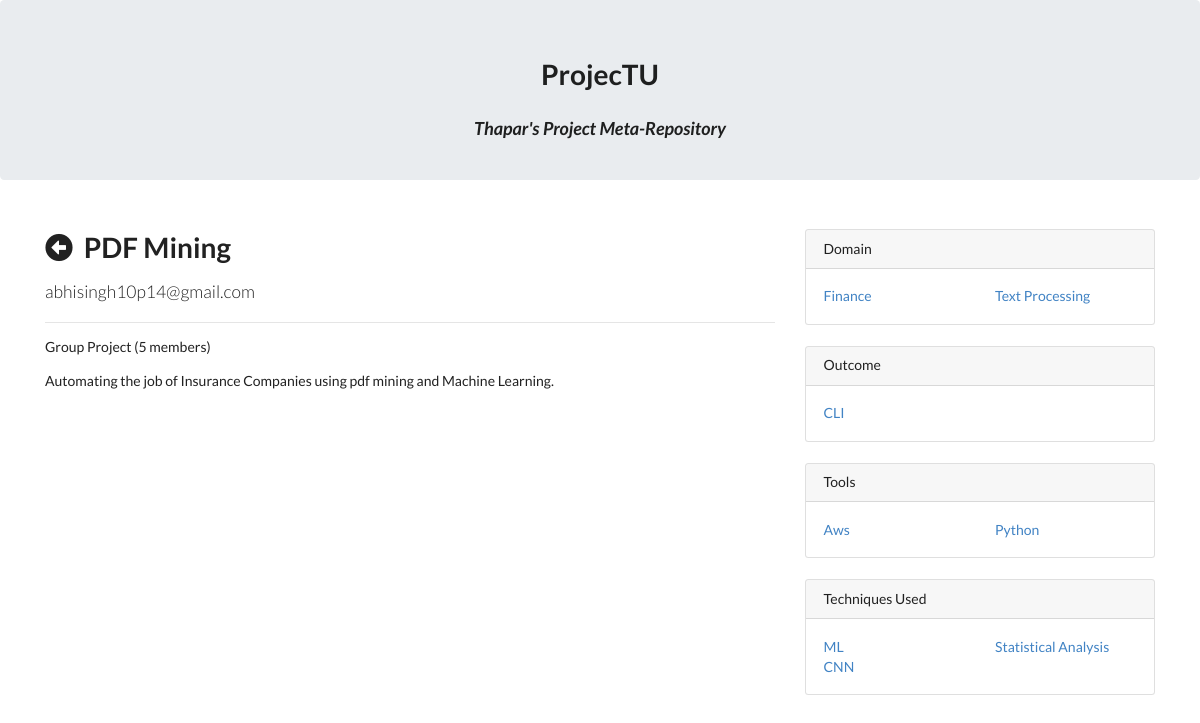
Screenshot of /project.php?id=7 with the database file from the repository.
### tables this page shows
CREATE TABLE `project` (
  `pid` int(11) NOT NULL,
  `title` text NOT NULL,
  `summary` text NOT NULL,
  `size` int(10) NOT NULL,
  `leader` text NOT NULL,
  `link` text NOT NULL
);

CREATE TABLE `domain` (
  `pid` int(11) NOT NULL,
  `value` varchar(1000) NOT NULL
);

CREATE TABLE `outcome` (
  `pid` int(11) NOT NULL,
  `value` varchar(1000) NOT NULL
);

CREATE TABLE `tools` (
  `pid` int(11) NOT NULL,
  `value` varchar(100) NOT NULL
);

CREATE TABLE `technique` (
  `pid` int(11) NOT NULL,
  `value` varchar(1000) NOT NULL
);

### project.php (the view, shortened to what this page needs)
<!DOCTYPE html>
<html>
<head>
	<link rel="stylesheet" href="https://stackpath.bootstrapcdn.com/bootstrap/4.1.3/css/bootstrap.min.css">
	<link rel="stylesheet" href="https://use.fontawesome.com/releases/v5.3.1/css/all.css">
	<link rel='stylesheet' href='https://cdn.jsdelivr.net/npm/semantic-ui@2.2.13/dist/semantic.min.css'>
	<link rel='stylesheet' href='css/style.css'>
</head>
<body>
	<div class="jumbotron" style="height: 180px;">
		<center>
			<h1>ProjecTU</h1>
			<h3><i>Thapar's Project Meta-Repository</i></h3>
		</center>
	</div>
	<div class="container">
		<div class="row">
			<?php
				require_once 'connection.php';
				if(isset($_GET['id'])) {
					$pid = $_GET['id'];
					$sql = "SELECT pid, title, summary, size, leader, link FROM project WHERE project.pid = $pid";
					$result = $con->query($sql);
					if ($result->num_rows == 1) {
						$row = $result->fetch_assoc();
						$team = ($row['size'] > 1) ? 'Group Project ('.$row['size'].' members)' : 'Individual Project';
						echo
						'<div class="col-lg-8">
							<h1 class="mt-4">
								<i class="fas fa-arrow-alt-circle-left" onclick="window.history.go(-1); return false;"></i>&nbsp;&nbsp;'.
								$row['title'].
							'</h1>
							<p class="lead">
								<a>'.$row['leader'].'</a>
							</p>
							<hr>
							<p>'.$team.'</p>
							<p>'.$row['summary'].'</p>';
						echo
						'</div>';
						echo '
						<div class="col-md-4">';
						$sql = "SELECT value FROM domain WHERE pid = $pid";
						$domainRes = $con->query($sql);
						if($domainRes->num_rows > 0) {
							echo '
							<div class="card my-4">
								<h6 class="card-header">Domain</h6>
								<div class="card-body">
									<div class="row">
										<div class="col-lg-6">
											<ul class="list-unstyled mb-0">';
							$i = 0;
							for(; $i< ($domainRes->num_rows / 2); $i++) {
								$domainRow = $domainRes->fetch_assoc();
								echo
												'<li>
													<a href="list.php?domain[]='.$domainRow['value'].'">'.ucwords($domainRow['value']).'</a>
												</li>';
							}
							echo
											'</ul>
										</div>
										<div class="col-lg-6">
											<ul class="list-unstyled mb-0">';
							for(; $i < $domainRes->num_rows ; $i++) {
								$domainRow = $domainRes->fetch_assoc();
								echo
												'<li>
													<a href="list.php?domain[]='.$domainRow['value'].'">'.ucwords($domainRow['value']).'</a>
												</li>';
							}
							echo
											'</ul>
										</div>
									</div>
								</div>
							</div>';
						}
						$sql = "SELECT value FROM outcome WHERE pid = $pid";
						$outcomeRes = $con->query($sql);
						if($outcomeRes->num_rows > 0) {
							echo '
							<div class="card my-4">
								<h6 class="card-header">Outcome</h6>
								<div class="card-body">
									<div class="row">
										<div class="col-lg-6">
											<ul class="list-unstyled mb-0">';
							$i = 0;
							for(; $i< ($outcomeRes->num_rows / 2); $i++) {
								$outcomeRow = $outcomeRes->fetch_assoc();
								echo
												'<li>
													<a href="list.php?outcome[]='.$outcomeRow['value'].'">'.ucwords($outcomeRow['value']).'</a>
												</li>';
							}
							echo
											'</ul>
										</div>
										<div class="col-lg-6">
											<ul class="list-unstyled mb-0">';
							echo
											'</ul>
										</div>
									</div>
								</div>
							</div>';
						}
						$sql = "SELECT value FROM tools WHERE pid = $pid";
						$toolsRes = $con->query($sql);
						if($toolsRes->num_rows > 0) {
							echo '
							<div class="card my-4">
								<h6 class="card-header">Tools</h6>
								<div class="card-body">
									<div class="row">
										<div class="col-lg-6">
											<ul class="list-unstyled mb-0">';
							$i = 0;
							for(; $i< ($toolsRes->num_rows / 2); $i++) {
								$toolsRow = $toolsRes->fetch_assoc();
								echo
												'<li>
													<a href="list.php?tools[]='.$toolsRow['value'].'">'.ucwords($toolsRow['value']).'</a>
												</li>';
							}
							echo
											'</ul>
										</div>
										<div class="col-lg-6">
											<ul class="list-unstyled mb-0">';
							for(; $i < $toolsRes->num_rows ; $i++) {
								$toolsRow = $toolsRes->fetch_assoc();
								echo
												'<li>
													<a href="list.php?tools[]='.$toolsRow['value'].'">'.ucwords($toolsRow['value']).'</a>
												</li>';
							}
							echo
											'</ul>
										</div>
									</div>
								</div>
							</div>';
						}
						$sql = "SELECT value FROM technique WHERE pid = $pid";
						$techniqueRes = $con->query($sql);
						if($techniqueRes->num_rows > 0) {
							echo '
							<div class="card my-4">
								<h6 class="card-header">Techniques Used</h6>
								<div class="card-body">
									<div class="row">
										<div class="col-lg-6">
											<ul class="list-unstyled mb-0">';
							$i = 0;
							for(; $i< ($techniqueRes->num_rows / 2); $i++) {
								$techniqueRow = $techniqueRes->fetch_assoc();
								echo
												'<li>
													<a href="list.php?technique='.$techniqueRow['value'].'">'.ucwords($techniqueRow['value']).'</a>
												</li>';
							}
							echo
											'</ul>
										</div>
										<div class="col-lg-6">
											<ul class="list-unstyled mb-0">';
							for(; $i < $techniqueRes->num_rows ; $i++) {
								$techniqueRow = $techniqueRes->fetch_assoc();
								echo
												'<li>
													<a href="list.php?technique='.$techniqueRow['value'].'">'.ucwords($techniqueRow['value']).'</a>
												</li>';
							}
							echo
											'</ul>
										</div>
									</div>
								</div>
							</div>';
						}
					}
				}
			?>
		</div>
	</div>
</body>
</html>

### css/style.css (style rules this page uses)
.jumbotron { height: 220px; transition: all 0.5s ease-out; }

### rows the page displays
project: title "PDF Mining", leader "abhisingh10p14@gmail.com", size "Group Project (5 members)", summary "Automating the job of Insurance Companies using pdf mining and Machine Learning."
domain: value "Finance"
domain: value "Text Processing"
outcome: value "CLI"
tools: value "Aws"
tools: value "Python"
technique: value "ML"
technique: value "CNN"
technique: value "Statistical Analysis"
